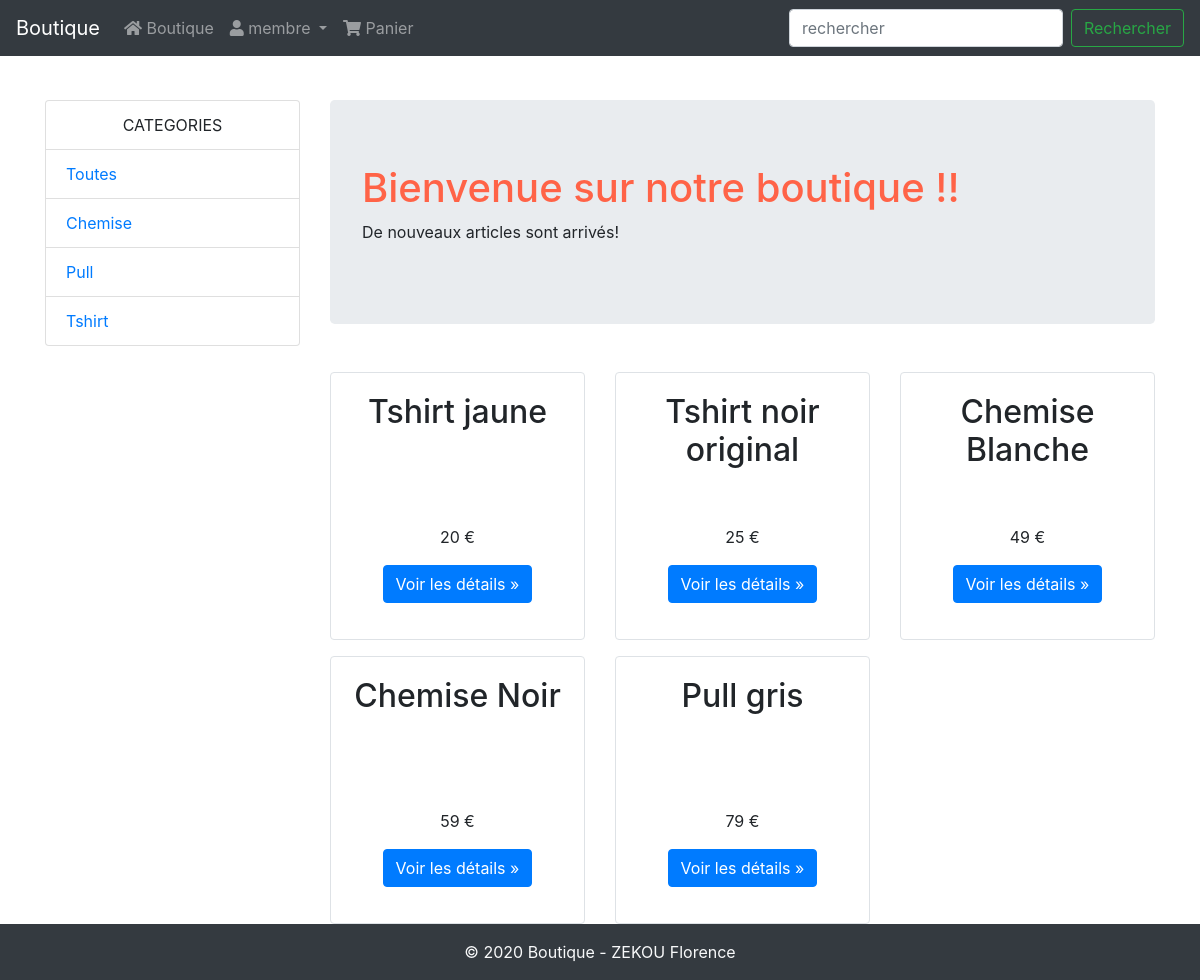
The page /index.php (signed in) on the database its author committed.
### tables this page shows
CREATE TABLE IF NOT EXISTS `produit` (
  `id_produit` int(3) NOT NULL,
  `reference` varchar(20) NOT NULL,
  `categorie` varchar(20) NOT NULL,
  `titre` varchar(100) NOT NULL,
  `description` text NOT NULL,
  `couleur` varchar(20) NOT NULL,
  `taille` varchar(5) NOT NULL,
  `public` enum('m','f','mixte','enfant') NOT NULL,
  `photo` varchar(250) NOT NULL,
  `prix` float NOT NULL,
  `stock` int(5) NOT NULL
);

### index.php (the view, shortened to what this page needs)
<?php
require_once('inc/init.php');
$resultat = $pdo -> query("SELECT * FROM produit");
$produits = $resultat -> fetchAll();
$resultat  = $pdo -> query("SELECT DISTINCT categorie FROM produit ORDER BY categorie ASC");
$categories = $resultat -> fetchAll();
require_once('inc/header.php');
?>
			<div class="row">
				<div class="col-sm-3">
					<div class="list-group">
						<p class="list-group-item text-center">CATEGORIES</p>
						<a href="index.php" class="list-group-item ">Toutes</a>
						<?php foreach($categories as $cat) : extract($cat) ?>
							<a href="?cat=<?= $categorie ?>" class="list-group-item "><?= ucfirst($categorie); ?></a>
						<?php endforeach; ?>
					</div>
				</div>
				<div class="col-sm-9">
					<div class="jumbotron">
						<h1>Bienvenue sur notre boutique !!</h1>
						<p>De nouveaux articles sont arrivés!</p>
					</div>
					<div class="row">
						<?php foreach($produits as $p) : extract($p) ?>
						<div class="col-6 col-md-4">
							<div class="card mt-3 border">
								<div class="card-body">
									<div class="card-title text-center">
										<h2 style="height: 80px"><?= $titre ?></h2>
									</div>
									<p>
									</p>
									<p class="text-center"><?= $prix ?> €
									</p>
									<p class="text-center">
										<a class="btn btn-primary" href="fiche_produit.php?id=<?= $id_produit ?>">Voir les détails &raquo; </a>
									</p>
								</div>
							</div>
						</div>
						<?php endforeach; ?>
					</div>
				</div>
			</div>
<?php
include('inc/footer.php');
?>

### css/styles.css (style rules this page uses)
h1 { color: tomato; }

### inc/header.php (style rules this page uses)
body { padding-top:100px !important; }

### rows shown on the page
produit: titre "Tshirt jaune", prix "20"
produit: titre "Tshirt noir original", prix "25"
produit: titre "Chemise Blanche", prix "49"
produit: titre "Chemise Noir", prix "59"
produit: titre "Pull gris", prix "79"

### other values the page prints
$_SESSION['membre']['pseudo'] "membre"
$categorie "Chemise"
$categorie "Pull"
$categorie "Tshirt"
